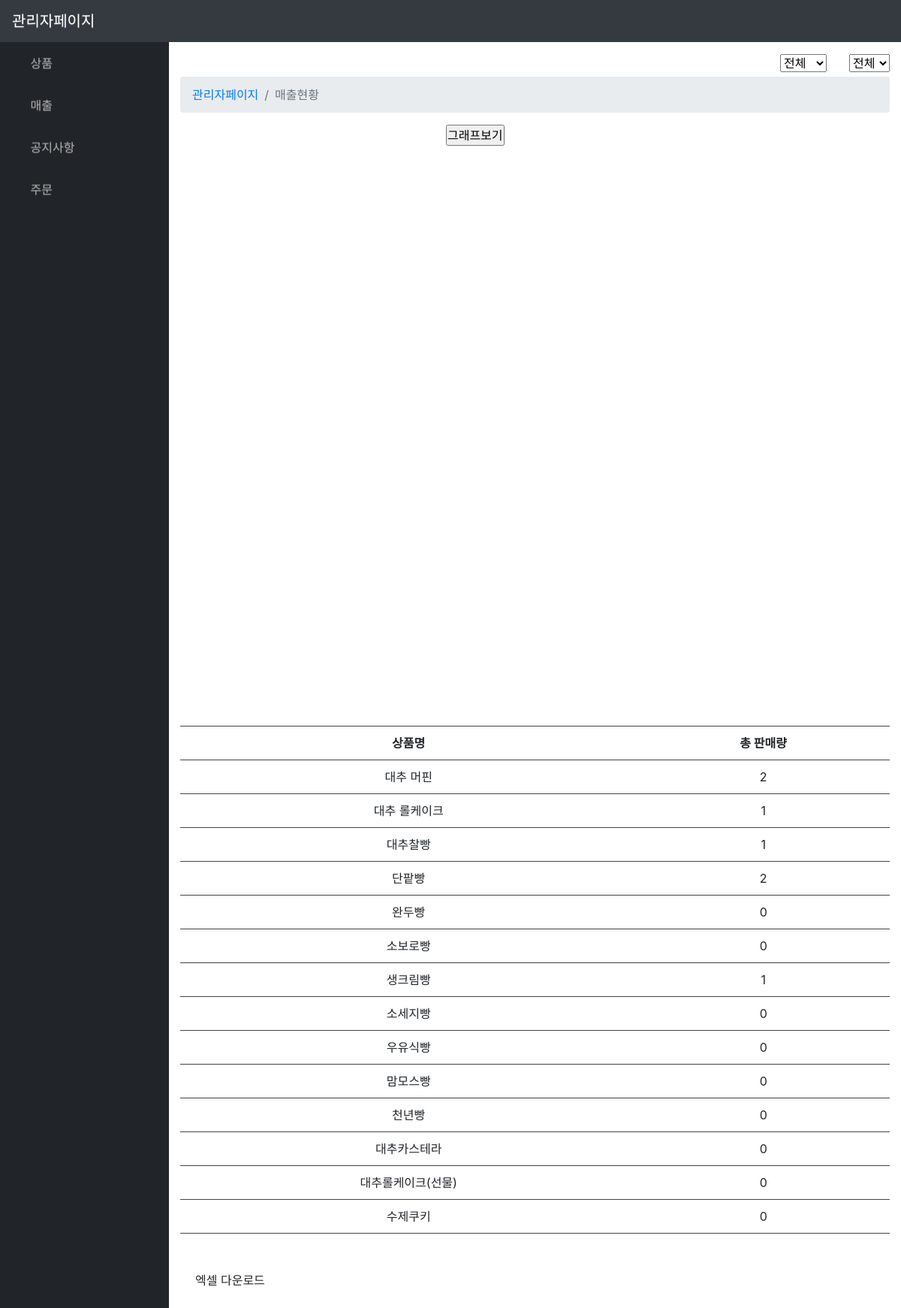
The app's page /manage/manage_Sales_Status/ (signed in) with its own data.
### boeun_bread/models.py (models this page shows, shortened)
class Product(models.Model):
    PRODUCT_KIND =(
        ('1','제빵'),
        ('2','제과'),
        ('3','선물세트'),
    )
    P_img        = models.ImageField(upload_to="bread_img/",null=True,blank=True)
    P_name       = models.CharField(max_length=50)
    P_price      = models.IntegerField(default=0)
    P_nutrition  = models.TextField(null=True, blank=True)
    P_info       = models.TextField(null=True, blank=True)
    P_sales      = models.IntegerField(default=0) # 판매량
    P_newProduct = models.BooleanField(default=False) #True : 신제품
    P_kind       = models.CharField(max_length=1,choices=PRODUCT_KIND) #상품종류

### boeun_bread/views.py (the view)
# urls.py: path('manage/manage_Sales_Status/',views.manage_Sales_Status,name="manage_Sales_Status"),
@login_required
def manage_Sales_Status(request):
    if not isAdmin(request):
        return render(request,'boeun_bread/main.html',{'manage_msg':'권한 없습니다.'})
    prod = Product.objects.all()
    p_name_list = []
    p_salse_list = []
    for p in prod:
        p_name_list.append(p.P_name)
        p_salse_list.append(p.P_sales)
    return render(request, 'manage/manage_Sales_Status.html',{'prod':prod, 'p_name_list':p_name_list,'p_salse_list':p_salse_list})

### boeun_bread/views.py (called while the page is built)
def isAdmin(request):
    profile = Profile.objects.get(user=request.user)
    return True if profile.U_grade == 0 else False

### boeun_bread/templates/manage/manage_Sales_Status.html (shortened to what this page needs)
{% extends 'manage/manage_base.html'%}
{% load extra %}
{% block manage_content %}
<div style="float:right;">
  <select id="month">
    <option value="0">전체</option>
  </select>
</div>
<div style="float:right; margin-right:30px;">
  <select id="year">
    <option value="0">전체</option>
  </select>
</div>
<div id="pre_page">
  {% include 'manage/manage_Sales_Status_table.html' %}
</div>
<div style="padding-left:20px; padding-top:50px;">
  <a type="button" id="save_csv" onclick="s_csv()">엑셀 다운로드</a>
</div>
{% endblock %}

### boeun_bread/templates/manage/manage_Sales_Status_table.html (shortened to what this page needs)
<div style="padding-top:30px;">
<ol class="breadcrumb">
    <li class="breadcrumb-item">
        <a href="{% url 'boeun_bread:manage' %}">관리자페이지</a>
    </li>
    <li class="breadcrumb-item active">매출현황</li>
</ol>
<div style="text-align:center;">
<table id={{keyword}}>
  <tr>
    <th>상품명</th>
    <th>총 판매량</th>
  </tr>
  {% if keyword %}
    {%for list,cnt in bread_list.items %}
    <tr>
      <td>{{list}}</td>
      <td>{{cnt}}</td>
    </tr>
    {% endfor %}
    <tr>
      <div style="width:800px;height:800px;">
        <input type="button" value="그래프보기" onclick="chart();">
        <canvas id="myChart" width="10" height="10"></canvas>
      </div>
    </tr>
  {% else %}
    {% for prod in prod %}
      <tr>
        <td>{{prod.P_name}}</td>
        <td>{{prod.P_sales}}</td>
      </tr>
    {% endfor %}
    <tr>
      <div style="width:800px;height:800px;">
        <input type="button" value="그래프보기" onclick="chart();">
        <canvas id="myChart" width="10" height="10"></canvas>
      </div>
    </tr>
  {%endif%}
</table>
</div>
</div>

### boeun_bread/templates/manage/manage_base.html (style rules this page uses)
* { margin:0; padding:0; }

### boeun_bread/templates/manage/manage_Sales_Status_table.html (style rules this page uses)
table { width: 100%; border-top: 1px solid #444444; border-collapse: collapse; }
th, td { border-bottom: 1px solid #444444; padding: 10px; }

### records on screen
Product: P_name "대추 머핀", P_sales "2"
Product: P_name "대추 롤케이크", P_sales "1"
Product: P_name "대추찰빵", P_sales "1"
Product: P_name "단팥빵", P_sales "2"
Product: P_name "완두빵", P_sales "0"
Product: P_name "소보로빵", P_sales "0"
Product: P_name "생크림빵", P_sales "1"
Product: P_name "소세지빵", P_sales "0"
Product: P_name "우유식빵", P_sales "0"
Product: P_name "맘모스빵", P_sales "0"
Product: P_name "천년빵", P_sales "0"
Product: P_name "대추카스테라", P_sales "0"
Product: P_name "대추롤케이크(선물)", P_sales "0"
Product: P_name "수제쿠키", P_sales "0"
